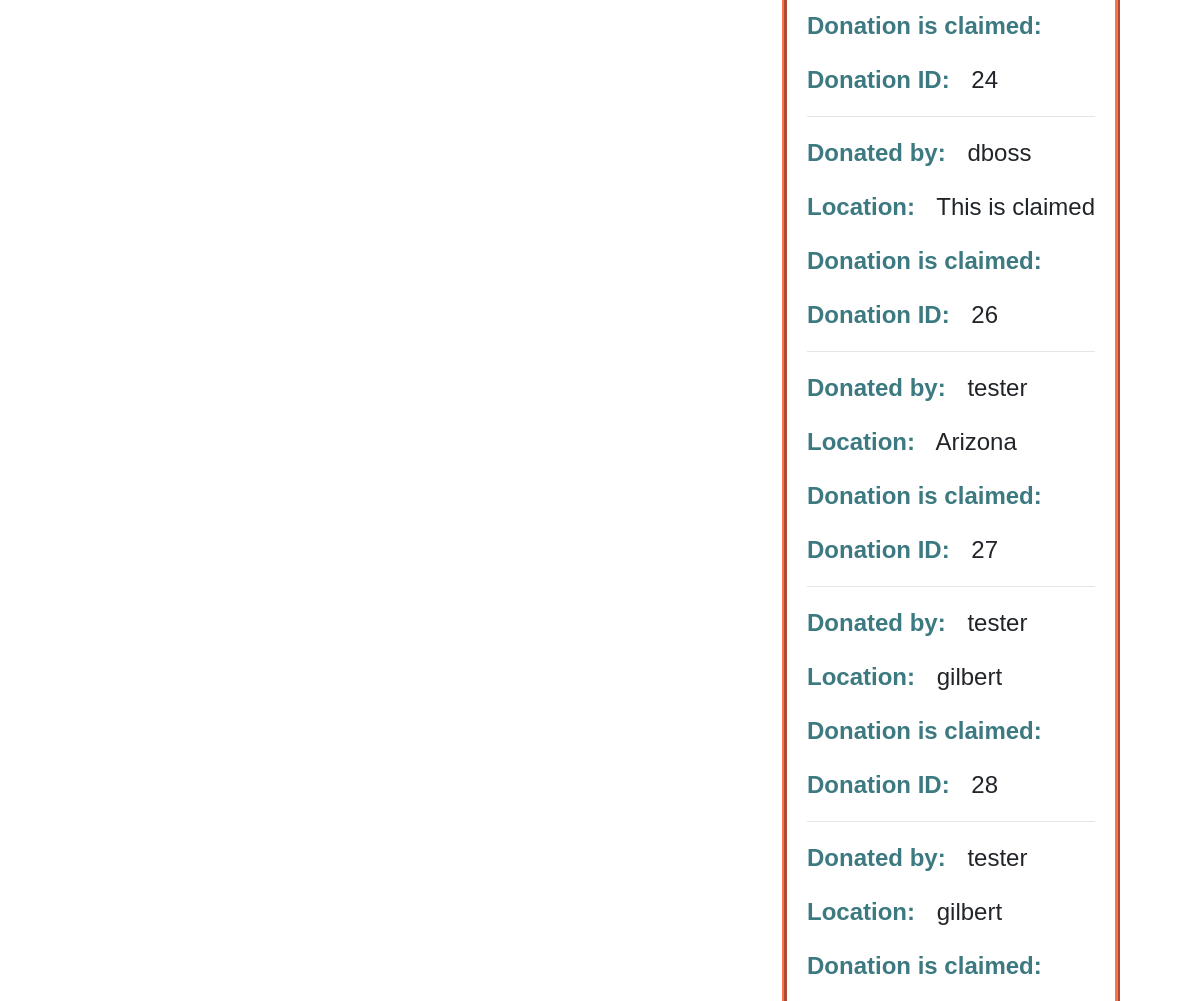
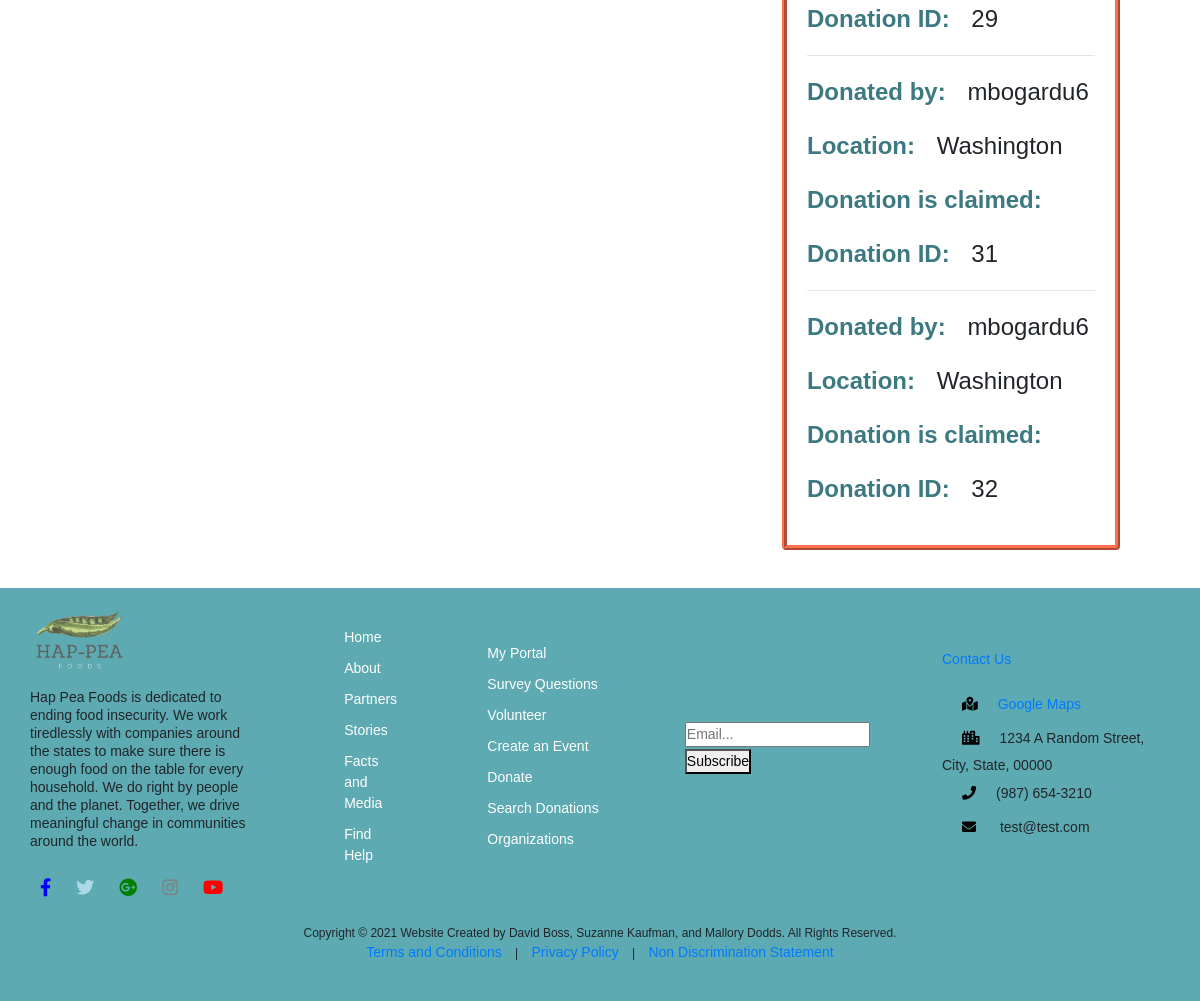
The page /donate/search/ (lower part) on the database as committed earlier (2 pictures, top to bottom).
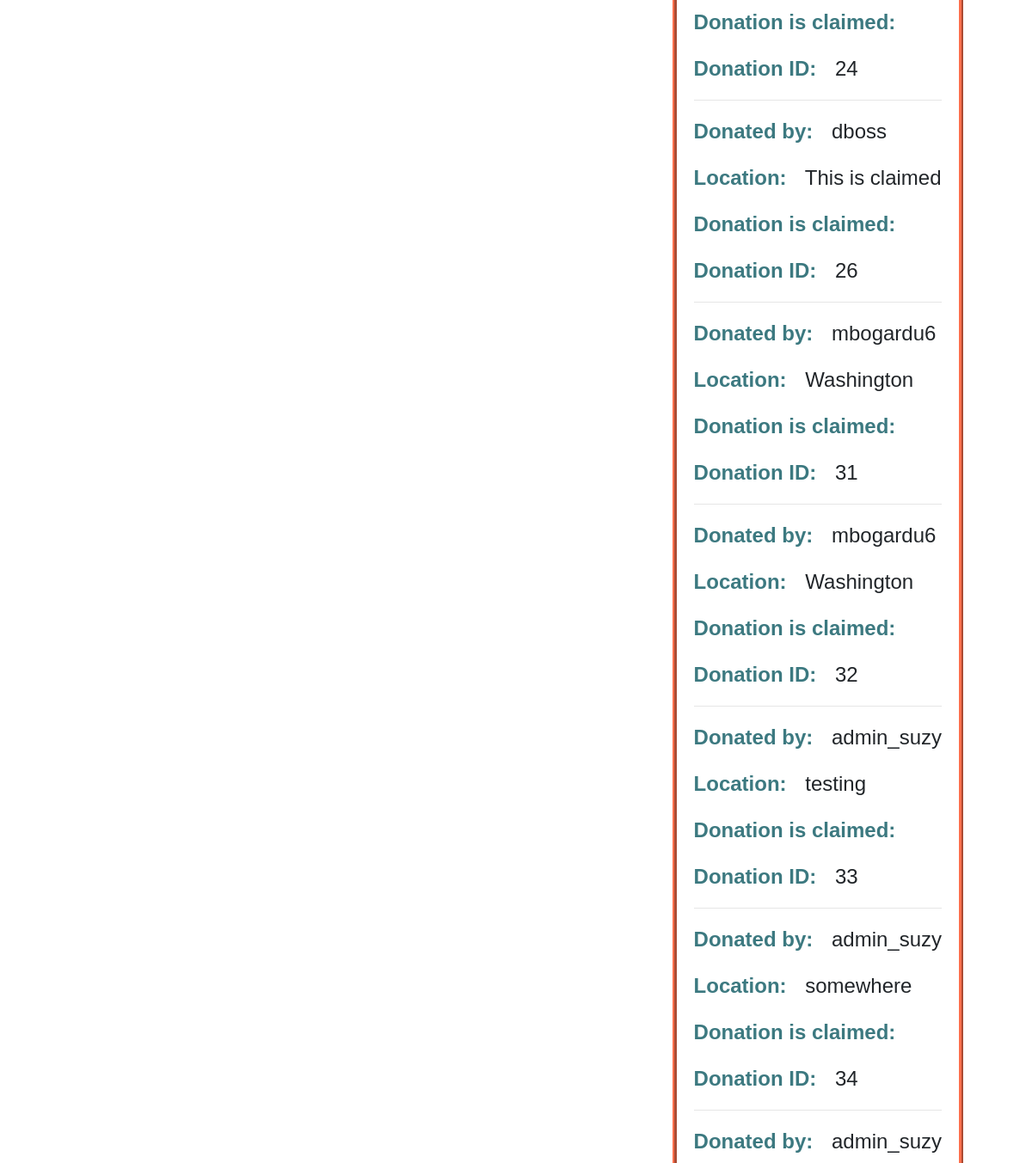
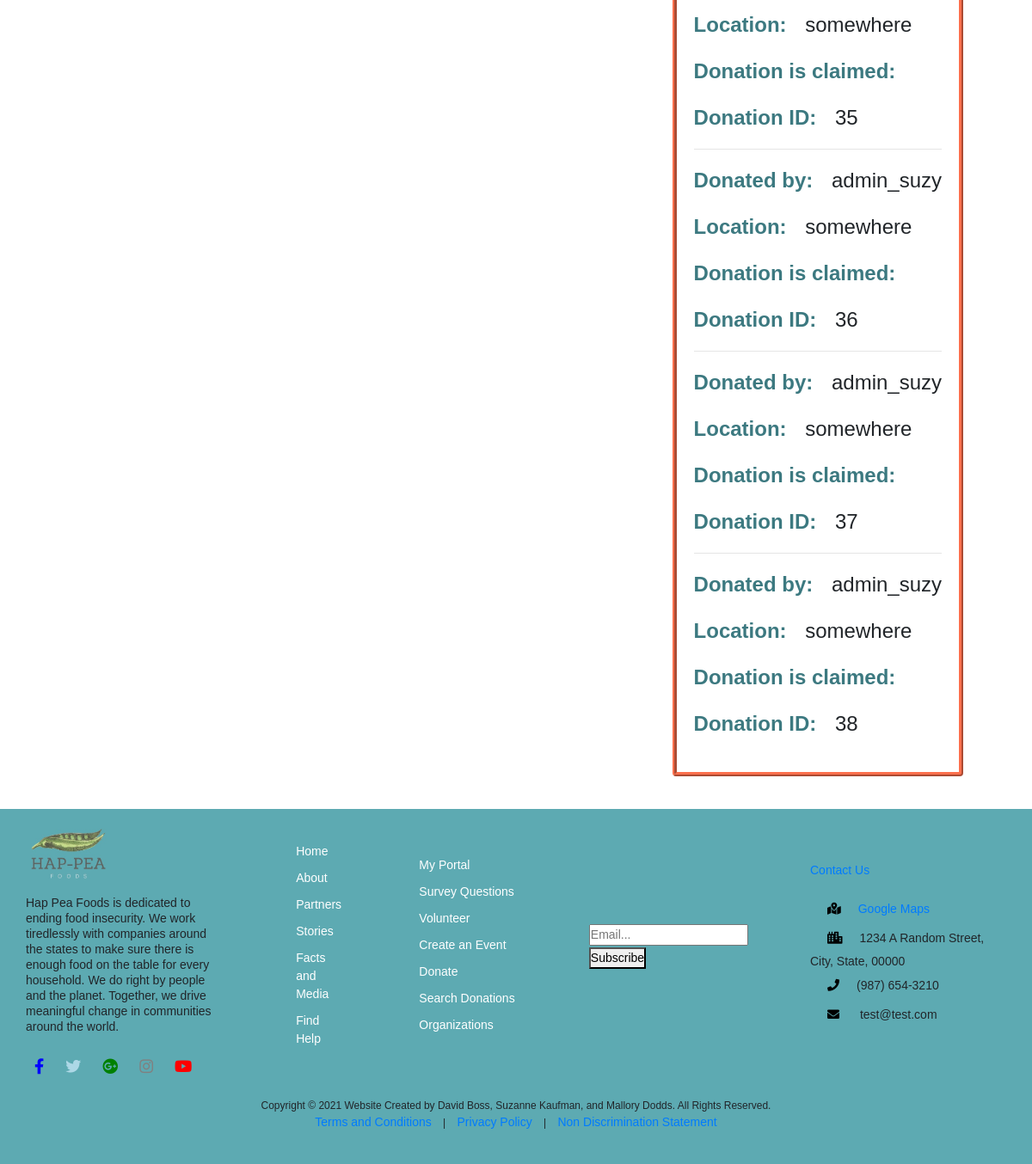
The same page on the database as committed later (2 pictures, top to bottom).
### donations/models.py (models this page shows)
class Donation(models.Model):
    userName = models.CharField(max_length=25,verbose_name='Your User Name')
    donationDate = models.DateField(verbose_name='Date of Donation')
    locationName = models.CharField(max_length=25, verbose_name='Location of Donation')
    createdBy = models.ForeignKey(User, default=None, on_delete=models.CASCADE)
    def __str__(self):
        return 'ID Number: {}'.format(self.id)

### donations/views.py (the view)
def search(request):
    if request.method == 'POST':
        form = forms.ClaimedDonation(request.POST)
        if form.is_valid():
            instance = form.save(commit=False)
            instance.contact = request.user
            instance.save()
            pk = instance.pk
            return redirect('home')
    else:
        donation_list = Donation.objects.filter(claimeddonation = None)
        donation_filter = DonationFilter(request.GET, queryset=donation_list)
        form = forms.ClaimedDonation()
        return render(request, 'donations/donations_list.html', {'filter': donation_filter, 'form':form})

### donations/forms.py (shortened to what this page needs)
class ClaimedDonation(forms.ModelForm):
    donation_list = Donation.objects.filter(claimeddonation = None)
    donationClaimed = forms.ModelChoiceField(queryset=donation_list, label="Donation")
    class Meta:
        model = models.ClaimedDonation
        fields = ['donationClaimed', 'claimingOrg', 'pickupDate',]

### donations/models.py (called while the page is built)
    def __str__(self):
        return self.orgName

### donations/templates/donations/donations_list.html (shortened to what this page needs)
{% extends 'base_layout.html' %}
{% block content %}
  <div class="d-container">
    <div class="d-row">
      <div class="d-col">
      </div>
      <div class="d-col">
      </div>
      <div class="d-col">
        <div class="filter">
          <ul class="d-list">
          {% for donation in filter.qs %}
            <hr>
            <p><span>Donated by:</span> {{ donation.createdBy }}</p>
            <p><span>Location:</span> {{ donation.locationName }}</p>
            <p><span>Donation is claimed:</span> {{donation.claimed}}</p>
            <p><span>Donation ID:</span> {{donation.pk}}</p>
          {% endfor %}
          </ul>
        </div>
      </div>
    </div>
  </div>
{% endblock %}

Rows that differ between the two databases and show on the page:
removed Donation: createdBy "tester", locationName "Arizona", pk "27"
removed Donation: createdBy "tester", locationName "gilbert", pk "28"
removed Donation: createdBy "tester", locationName "gilbert", pk "29"
added Donation: createdBy "admin_suzy", locationName "testing", pk "33"
added Donation: createdBy "admin_suzy", locationName "somewhere", pk "34"
added Donation: createdBy "admin_suzy", locationName "somewhere", pk "35"
added Donation: createdBy "admin_suzy", locationName "somewhere", pk "36"
added Donation: createdBy "admin_suzy", locationName "somewhere", pk "37"
added Donation: createdBy "admin_suzy", locationName "somewhere", pk "38"
